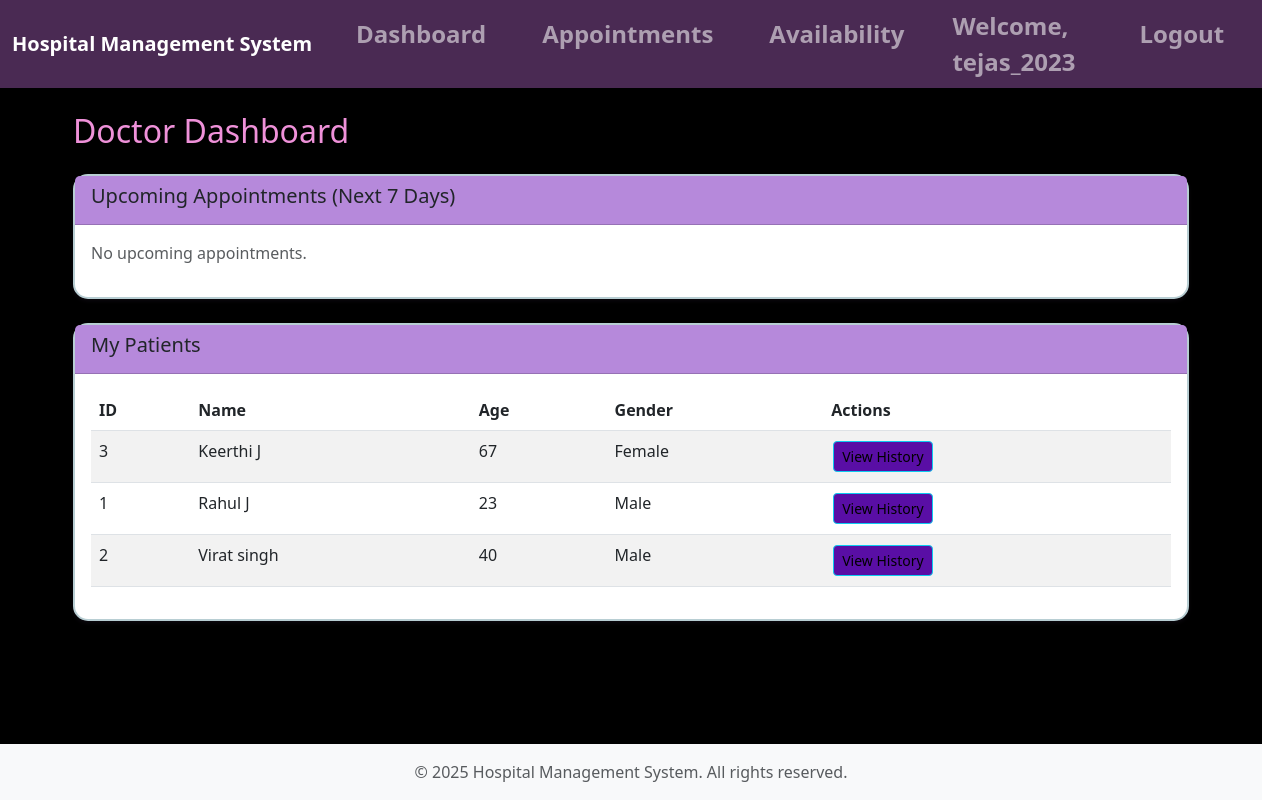
Page /doctor/dashboard (signed in) on the committed database.
### tables this page shows
CREATE TABLE patients (
            id INTEGER PRIMARY KEY AUTOINCREMENT,
            user_id INTEGER NOT NULL,
            name TEXT NOT NULL,
            age INTEGER,
            gender TEXT,
            address TEXT,
            is_active INTEGER DEFAULT 1,
            FOREIGN KEY (user_id) REFERENCES users(id)
        );

### app.py (the view)
        def decorated_function(*args, **kwargs):
            if 'user_id' not in session:  # Check if user is logged in
                flash('Please login to access this page', 'error')
                return redirect(url_for('login'))
            if role and session.get('role') != role:  # Check role if specified
                flash('Access denied. Insufficient permissions.', 'error')
                return redirect(url_for('dashboard'))
            return f(*args, **kwargs)

### app.py (called while the page is built)
def get_db():
    conn = sqlite3.connect(app.config['DATABASE'])
    conn.row_factory = sqlite3.Row  # Return rows as dictionaries
    return conn

def query_db(query, args=(), one=False):
    conn = get_db()
    cursor = conn.execute(query, args)
    results = cursor.fetchall()
    conn.commit()  # Commit changes (SQLite auto-commits on close, but explicit is better)
    conn.close()
    return (results[0] if results else None) if one else results

def login_required(role=None):
    def decorator(f):
        def decorated_function(*args, **kwargs):
            if 'user_id' not in session:  # Check if user is logged in
                flash('Please login to access this page', 'error')
                return redirect(url_for('login'))
            if role and session.get('role') != role:  # Check role if specified
                flash('Access denied. Insufficient permissions.', 'error')
                return redirect(url_for('dashboard'))
            return f(*args, **kwargs)
        decorated_function.__name__ = f.__name__
        return decorated_function
    return decorator

### templates/doctor/dashboard.html (shortened to what this page needs)
{% extends "base.html" %}
{% block content %}
<h2 class="mb-4">Doctor Dashboard</h2>
<div class="card mb-4">
    <div class="card-header">
        <h5>Upcoming Appointments (Next 7 Days)</h5>
    </div>
    <div class="card-body">
        {% if upcoming_appointments %}
            <div class="table-responsive">
                <table class="table table-striped">
                    <thead>
                        <tr>
                            <th>Date</th>
                            <th>Time</th>
                            <th>Patient</th>
                            <th>Age</th>
                            <th>Gender</th>
                            <th>Actions</th>
                        </tr>
                    </thead>
                    <tbody>
                        {% for appointment in upcoming_appointments %}
                        <tr>
                            <td>{{ appointment.appointment_date }}</td>
                            <td>{{ appointment.appointment_time }}</td>
                            <td>{{ appointment.patient_name }}</td>
                            <td>{{ appointment.age or 'N/A' }}</td>
                            <td>{{ appointment.gender or 'N/A' }}</td>
                            <td>
                                <a href="{{ url_for('doctor_treatment', appointment_id=appointment.id) }}" class="btn btn-sm btn-primary">View/Update</a>
                            </td>
                        </tr>
                        {% endfor %}
                    </tbody>
                </table>
            </div>
        {% else %}
            <p class="text-muted">No upcoming appointments.</p>
        {% endif %}
    </div>
</div>
<div class="card">
    <div class="card-header">
        <h5>My Patients</h5>
    </div>
    <div class="card-body">
        {% if patients %}
            <div class="table-responsive">
                <table class="table table-striped">
                    <thead>
                        <tr>
                            <th>ID</th>
                            <th>Name</th>
                            <th>Age</th>
                            <th>Gender</th>
                            <th>Actions</th>
                        </tr>
                    </thead>
                    <tbody>
                        {% for patient in patients %}
                        <tr>
                            <td>{{ patient.id }}</td>
                            <td>{{ patient.name }}</td>
                            <td>{{ patient.age or 'N/A' }}</td>
                            <td>{{ patient.gender or 'N/A' }}</td>
                            <td>
                                <a href="{{ url_for('doctor_patient_history', patient_id=patient.id) }}" class="btn btn-sm btn-info">View History</a>
                            </td>
                        </tr>
                        {% endfor %}
                    </tbody>
                </table>
            </div>
        {% else %}
            <p class="text-muted">No patients assigned yet.</p>
        {% endif %}
    </div>
</div>
{% endblock %}

### static/css/style.css (style rules this page uses)
body { min-height: 100vh; display: flex; flex-direction: column; background-color: #000000; }
h2 { color: #ef91d9 !important; }
.card { box-shadow: 0 2px 4px rgba(117, 84, 152, 0.1); margin-bottom: 20px; border-radius: 15px; border: 2px solid #b8ced3; }
.card-header { background-color: #b689db; font-weight: bold; }
.table { background-color: rgb(132, 68, 68); }
.table thead { background-color: #daaf77; }
.btn { margin: 2px; background-color: #590ea5; }

### rows in the picture
patients: id "3", name "Keerthi J", age "67", gender "Female"
patients: id "1", name "Rahul J", age "23", gender "Male"
patients: id "2", name "Virat singh", age "40", gender "Male"

### other values in the picture
{{ session.username }} "tejas_2023"
